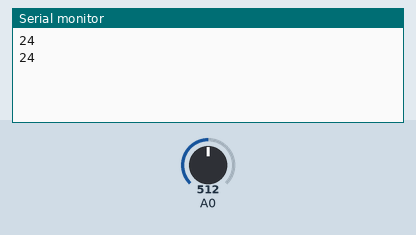
A sketch run on a simulated Arduino Uno, built with avr-gcc and run on an emulated ATmega328P. Parts: the last lines printed to the serial monitor. Inputs (shaded band) come from the test bench; at power-on: A0 = 512.

Above: at 2.8 s.
2.9 s: A0 set to 716
At 4.6 s:
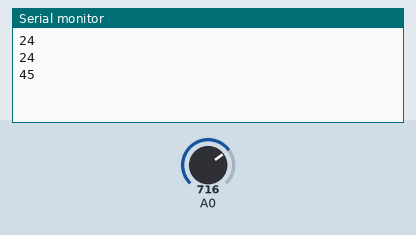
5.6 s: A0 set to 900
At 7.3 s:
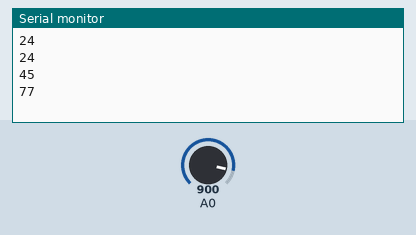
Timing chart, 0 to 8.8 s (numbered marks = the images above; inputs shaded):
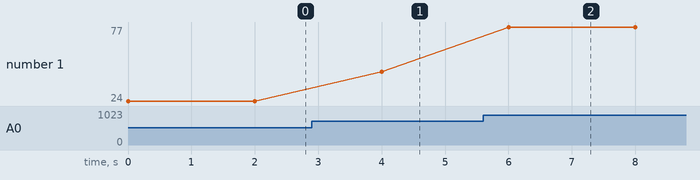

Measured:
- after the input at 2.9 s, the serial monitor: prints a new line after 1.1 s (image 1)
- after the input at 5.6 s, the serial monitor: prints a new line after 0.40 s (image 2)
- plotted number 1: 24 → 45 after the input at 2.9 s, 45 → 77 after the input at 5.6 s

The sketch:

thermistor.ino
```cpp
#include <math.h>

double Thermistor(int RawADC) {
 double Temp;
 Temp = log(10000.0*((1024.0/RawADC-1)));
//         =log(10000.0/(1024.0/RawADC-1)) // for pull-up configuration
 Temp = 1 / (0.001129148 + (0.000234125 + (0.0000000876741 * Temp * Temp ))* Temp );
 Temp = Temp - 273.15;            // Convert Kelvin to Celcius
 // Temp = (Temp * 9.0)/ 5.0 + 32.0; // Convert Celcius to Fahrenheit
 return Temp;
}

void setup() {
 Serial.begin(115200);
}

void loop() {
 Serial.println(int(Thermistor(analogRead(0))));  // display Fahrenheit
 delay(2000);
}
```
